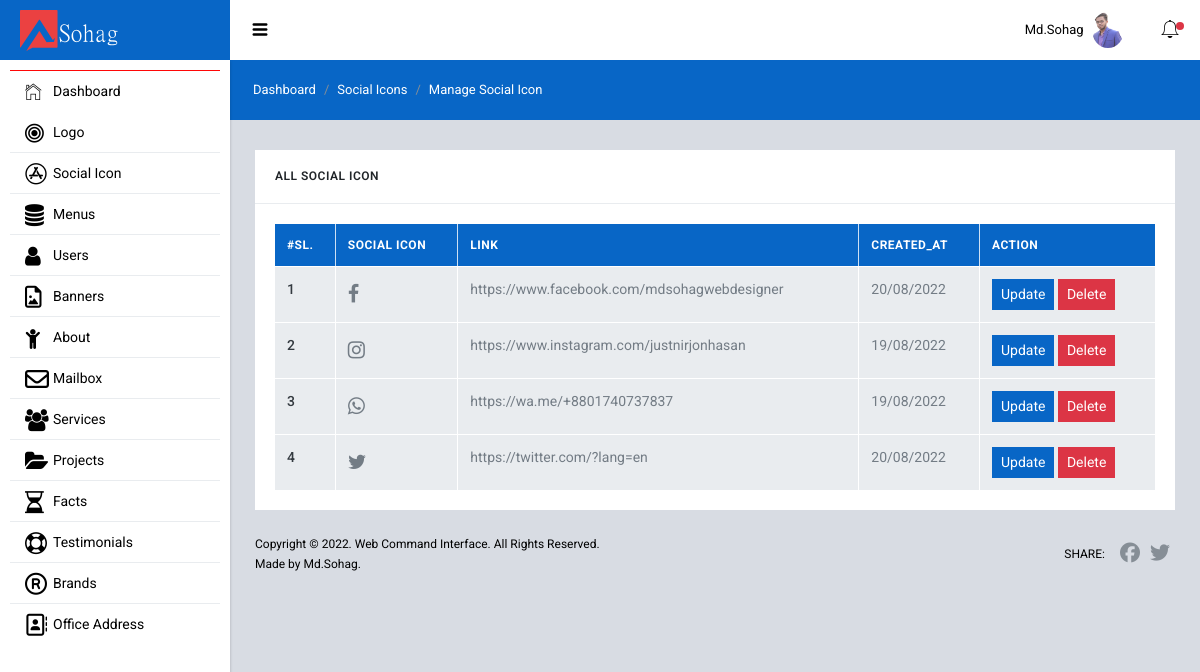
Page /admin/icons/index.php (signed in) on the committed database.
### tables this page shows
CREATE TABLE `users` (
  `id` int(11) NOT NULL,
  `name` varchar(150) NOT NULL,
  `email` varchar(150) NOT NULL,
  `password` varchar(255) NOT NULL,
  `user_role` int(11) NOT NULL DEFAULT 4,
  `status` int(11) NOT NULL DEFAULT 0,
  `profile_image` varchar(255) DEFAULT NULL,
  `created_at` varchar(200) NOT NULL
);

CREATE TABLE `social_icons` (
  `id` int(11) NOT NULL,
  `icons_id` int(11) NOT NULL,
  `link` varchar(255) NOT NULL,
  `created_at` varchar(200) NOT NULL
);

CREATE TABLE `icons` (
  `id` int(11) NOT NULL,
  `icon_code` varchar(200) NOT NULL,
  `created_at` varchar(150) NOT NULL
);

### admin/icons/index.php (the view, shortened to what this page needs)
<?php
  require "../backend_includes/header.php";
  $all_social_icon = "SELECT * FROM social_icons";
  $all_social_icon_query = mysqli_query($db, $all_social_icon);
  $social_icon_row_check = mysqli_num_rows($all_social_icon_query);
?>
  <div class="sl-mainpanel">
    <nav class="breadcrumb sl-breadcrumb">
      <a class="breadcrumb-item" href="/sohag/admin/dashboard.php">Dashboard</a>
      <a class="breadcrumb-item" href="/sohag/admin/icons/index.php">Social Icons</a>
      <span class="breadcrumb-item active">Manage Social Icon</span>
    </nav>
    <div class="sl-pagebody">
      <div class="row row-sm mg-t-5">
        <div class="col-lg-12 mg-t-20 mg-lg-t-0">
          <div class="card">
            <div class="card-header pd-20 bg-transparent bd-b bd-gray-200">
              <h6 class="card-title tx-uppercase tx-12 mg-b-0">All Social Icon</h6>
            </div>
              <div class="card-body bd-color-gray-lighter rounded-bottom">
                <div class="dashbord-content">
                  <?php if ($social_icon_row_check == 0) : ?>
                    <div class="alert alert-warning" role="alert">
                      <h4 class="text-center text-danger">No Data Found In Work Social Icon Table!</h4>
                    </div>
                  <?php else : ?>
                    <div class="table-responsive">
                      <table class="table table-hover table-bordered mg-b-0">
                        <thead class="bg-primary">
                          <tr>
                            <th scope="col">#Sl.</th>
                            <th scope="col">Social Icon</th>
                            <th scope="col">Link</th>
                            <th scope="col">Created_At</th>
                            <th scope="col">Action</th>
                          </tr>
                        </thead>
                          <tbody>
                            <?php foreach($all_social_icon_query as $social_icon_id => $social_icon) :  ?>
                              <tr>
                                <th scope="row"><?= $social_icon_id+1; ?></th>
                                <td>
                                  <?php
                                    $id = $social_icon['icons_id'];
                                    $all_icon = "SELECT * FROM icons WHERE id=$id";
                                    $icon_query = mysqli_query($db, $all_icon);
                                    $icon_value = mysqli_fetch_assoc($icon_query); ?>
                                  <span style="font-family: fontawesome; font-size:20px;"><?= $icon_value['icon_code']; ?></span>
                                </td>
                                <td><?= $social_icon['link']; ?></td>
                                <td>
                                  <?= date("d/m/Y",strtotime($social_icon['created_at'])); ?>
                                </td>
                                <td>
                                  <?php if ($login_user_info['user_role'] <= 2) : ?>
                                    <a href="social_icon_edit.php?id=<?= $social_icon['id']; ?>" target="_blank" class="btn btn-primary btn-sm">Update</a>
                                    <button type="button" id="icon_delete.php?del_id=<?= $social_icon['id']; ?>" class="btn btn-danger btn-sm delete_social_icon">Delete</button>
                                  <?php endif; ?>
                                </td>
                              </tr>
                            <?php endforeach; ?>
                          </tbody>
                      </table>
                    </div>
                  <?php endif; ?>
                </div>
              </div>
          </div>
        </div>
      </div>
    </div>
    <footer class="sl-footer">
      <div class="footer-left">
      <div class="mg-b-2">Copyright &copy; 2022. Web Command Interface. All Rights Reserved.</div>
        <div>Made by Md.Sohag.</div>
      </div>
      <div class="footer-right d-flex align-items-center">
        <span class="tx-uppercase mg-r-10">Share:</span>
        <a target="_blank" class="pd-x-5" href="https://www.facebook.com/"><i class="fa fa-facebook tx-20"></i></a>
        <a target="_blank" class="pd-x-5" href="https://twitter.com/"><i class="fa fa-twitter tx-20"></i></a>
      </div>
    </footer>
  </div>
<?php require "../backend_includes/footer.php"; ?>

### admin/backend_includes/header.php (shortened to what this page needs)
<?php
  require "db.php";
  $login_user_id    = isset($_COOKIE['login_user']) ? $_COOKIE['login_user'] : $_SESSION['login_user_id'];
  $login_user_data  = "SELECT * FROM users WHERE id=$login_user_id";
  $login_user_query = mysqli_query($db,$login_user_data);
  $login_user_info  = mysqli_fetch_assoc($login_user_query);
?>
<!DOCTYPE html>
<html lang="en">
  <head>
    <link href="/sohag/admin/backend_assets/lib/font-awesome/css/font-awesome.css" rel="stylesheet">
    <link href="/sohag/admin/backend_assets/lib/Ionicons/css/ionicons.css" rel="stylesheet">
    <link href="/sohag/admin/backend_assets/lib/perfect-scrollbar/css/perfect-scrollbar.css" rel="stylesheet">
    <link href="/sohag/admin/backend_assets/lib/rickshaw/rickshaw.min.css" rel="stylesheet">
    <link href="/sohag/admin/backend_assets/lib/medium-editor/medium-editor.css" rel="stylesheet">
    <link href="/sohag/admin/backend_assets/lib/medium-editor/default.css" rel="stylesheet">
    <link href="/sohag/admin/backend_assets/lib/summernote/summernote-bs4.css" rel="stylesheet">
    <link rel="stylesheet" href="/sohag/admin/backend_assets/css/starlight.css">
    <link rel="stylesheet" href="/sohag/admin/backend_assets/css/custom.css">
  </head>
  <body>
    <div class="sl-logo"><a href=""> <img width="100" src="../admin/uploads/logo/17.png" alt="Logo"></a></div>
    <div class="sl-sideleft">
      <div class="sl-sideleft-menu">
        <a href="/sohag/admin/dashboard.php" class="sl-menu-link active">
          <div class="sl-menu-item">
            <i class="menu-item-icon icon ion-ios-home-outline tx-22"></i>
            <span class="menu-item-label">Dashboard</span>
          </div>
        </a>
        <a href="#" class="sl-menu-link">
          <div class="sl-menu-item">
            <i class="menu-item-icon fa fa-bullseye tx-22"></i>
            <span class="menu-item-label">Logo</span>
            <i class="menu-item-arrow fa fa-angle-down"></i>
          </div>
        </a>
        <a href="#" class="sl-menu-link">
          <div class="sl-menu-item">
            <i class="menu-item-icon fa fa-app-store tx-22"></i>
            <span class="menu-item-label">Social Icon</span>
            <i class="menu-item-arrow fa fa-angle-down"></i>
          </div>
        </a>
        <a href="#" class="sl-menu-link">
          <div class="sl-menu-item">
            <i class="menu-item-icon fa fa-database tx-22"></i>
            <span class="menu-item-label">Menus</span>
            <i class="menu-item-arrow fa fa-angle-down"></i>
          </div>
        </a>
        <a href="#" class="sl-menu-link">
          <div class="sl-menu-item">
            <i class="menu-item-icon 	fa fa-user tx-22"></i>
            <span class="menu-item-label">Users</span>
            <i class="menu-item-arrow fa fa-angle-down"></i>
          </div>
        </a>
        <a href="#" class="sl-menu-link">
          <div class="sl-menu-item">
            <i class="menu-item-icon fa fa-file-picture-o tx-22"></i>
            <span class="menu-item-label">Banners</span>
            <i class="menu-item-arrow fa fa-angle-down"></i>
          </div>
        </a>
        <a href="#" class="sl-menu-link">
          <div class="sl-menu-item">
            <i class="menu-item-icon fa fa-child tx-22"></i>
            <span class="menu-item-label">About</span>
            <i class="menu-item-arrow fa fa-angle-down"></i>
          </div>
        </a>
        <?php if ($login_user_info['user_role'] <= 2) : ?>
          <a href="/sohag/admin/messages/index.php" class="sl-menu-link">
            <div class="sl-menu-item">
              <i class="menu-item-icon fa fa-envelope-o  tx-24"></i>
              <span class="menu-item-label">Mailbox</span>
            </div>
          </a>
        <?php endif; ?>
        <a href="#" class="sl-menu-link">
          <div class="sl-menu-item">
            <i class="menu-item-icon fa fa-group tx-22"></i>
            <span class="menu-item-label">Services</span>
            <i class="menu-item-arrow fa fa-angle-down"></i>
          </div>
        </a>
        <a href="#" class="sl-menu-link">
          <div class="sl-menu-item">
            <i class="menu-item-icon fa fa-folder-open tx-22"></i>
            <span class="menu-item-label">Projects</span>
            <i class="menu-item-arrow fa fa-angle-down"></i>
          </div>
        </a>
        <a href="#" class="sl-menu-link">
          <div class="sl-menu-item">
            <i class="menu-item-icon fa fa-hourglass-half tx-22"></i>
            <span class="menu-item-label">Facts</span>
            <i class="menu-item-arrow fa fa-angle-down"></i>
          </div>
        </a>
        <a href="#" class="sl-menu-link">
          <div class="sl-menu-item">
            <i class="menu-item-icon fa fa-life-bouy tx-22"></i>
            <span class="menu-item-label">Testimonials</span>
            <i class="menu-item-arrow fa fa-angle-down"></i>
          </div>
        </a>
        <a href="#" class="sl-menu-link">
          <div class="sl-menu-item">
            <i class="menu-item-icon fa fa-registered tx-22"></i>
            <span class="menu-item-label">Brands</span>
            <i class="menu-item-arrow fa fa-angle-down"></i>
          </div>
        </a>
        <a href="#" class="sl-menu-link">
          <div class="sl-menu-item">
            <i class="menu-item-icon fa fa-address-book-o tx-22"></i>
            <span class="menu-item-label">Office Address</span>
            <i class="menu-item-arrow fa fa-angle-down"></i>
          </div>
        </a>
      </div>
      <br>
    </div>
    <div class="sl-header">
      <div class="sl-header-left">
        <div class="navicon-left hidden-md-down"><a id="btnLeftMenu" href=""><i class="icon ion-navicon-round"></i></a></div>
      </div>
      <div class="sl-header-right">
        <nav class="nav">
          <div class="dropdown">
            <a href="" class="nav-link nav-link-profile" data-toggle="dropdown">
              <span class="logged-name"><span class="hidden-md-down"><?= $login_user_info['name']; ?></span></span>
              <?php if (!empty($login_user_info['profile_image'])) { ?>
                <img src="/sohag/admin/uploads/users/<?= $login_user_info['profile_image']; ?>" class="wd-32 rounded-circle" alt="">
              <?php } ?>
            </a>
          </div>
        </nav>
        <?php if ($login_user_info['user_role'] <= 2) : ?>
          <div class="navicon-right">
            <a id="btnRightMenu" href="" class="pos-relative">
              <i class="icon ion-ios-bell-outline"></i>
              <span class="square-8 bg-danger"></span>
            </a>
          </div>
        <?php endif; ?>
      </div>
    </div>

### rows in the picture
users: name "Md.Sohag", profile_image (picture)
social_icons: link "https://www.facebook.com/mdsohagwebdesigner", created_at "20/08/2022"
social_icons: link "https://www.instagram.com/justnirjonhasan", created_at "19/08/2022"
social_icons: link "https://wa.me/+8801740737837", created_at "19/08/2022"
social_icons: link "https://twitter.com/?lang=en", created_at "20/08/2022"
